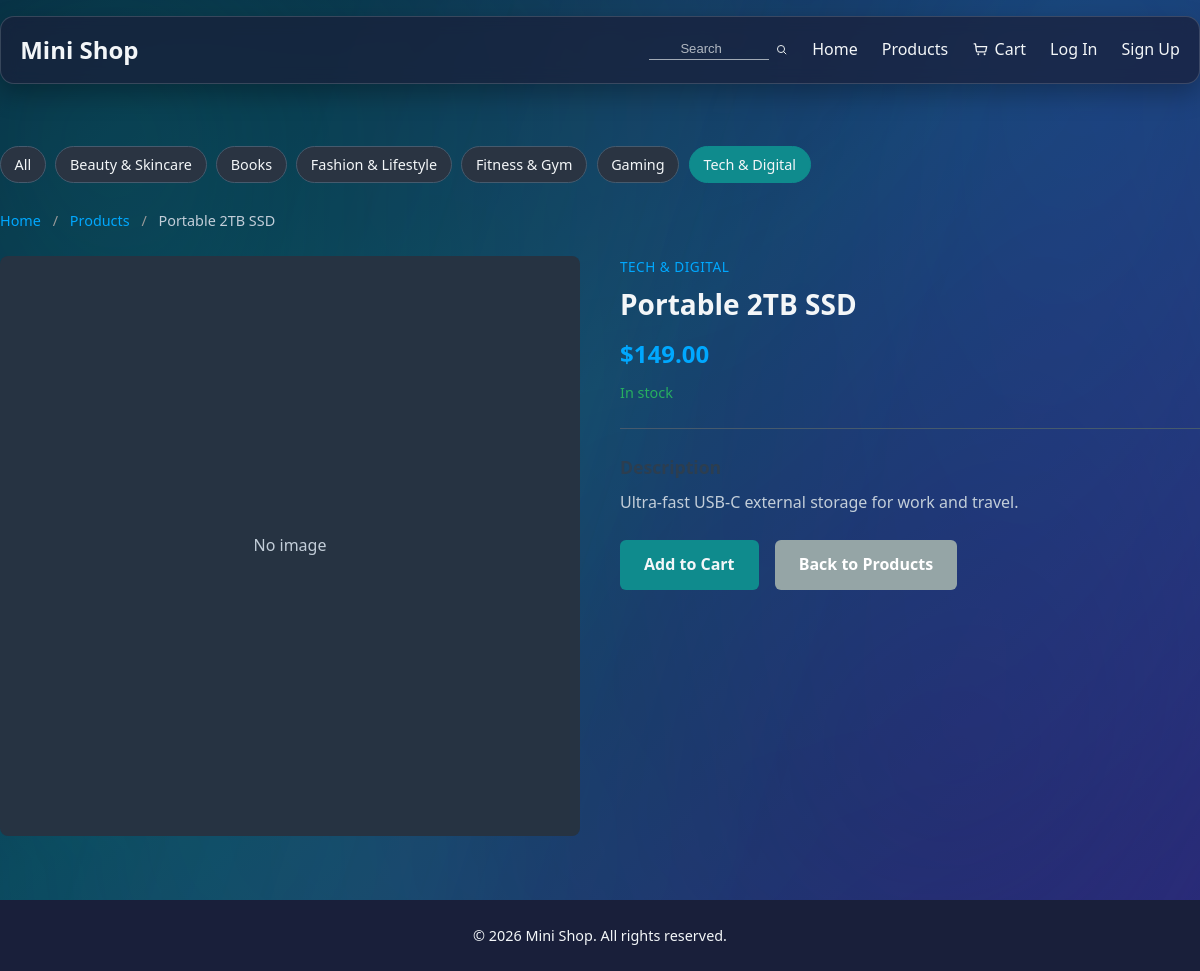
Page /products/portable-2tb-ssd/ on the committed database.
### products/models.py (models this page shows, shortened)
class Category(models.Model):
    name = models.CharField(max_length=100)
    slug = models.SlugField(unique=True)
    class Meta:
        verbose_name_plural = 'Categories'

class Product(models.Model):
    name = models.CharField(max_length=200)
    slug = models.SlugField(unique=True)
    description = models.TextField(blank=True)
    price = models.DecimalField(max_digits=10, decimal_places=2)
    image = models.ImageField(upload_to='products/', blank=True, null=True)
    category = models.ForeignKey(
        Category, on_delete=models.SET_NULL, null=True, blank=True, related_name='products'
    )
    in_stock = models.BooleanField(default=True)
    is_bestseller = models.BooleanField(default=False)
    created_at = models.DateTimeField(auto_now_add=True)
    updated_at = models.DateTimeField(auto_now=True)
    class Meta:
        ordering = ['-created_at']

### products/views.py (the view)
# urls.py: path('<slug:slug>/', views.product_detail, name='product_detail'),
def product_detail(request, slug):
    product = get_object_or_404(Product, slug=slug)
    categories = Category.objects.filter(products__isnull=False).distinct().order_by("name")
    return render(request, "product.html", {"product": product, "categories": categories})

### cart/context_processors.py (called while the page is built)
def cart_count(request):
    cart = request.session.get('cart') or {}
    total_items = sum(cart.values())
    cart_bounce = request.session.pop('cart_bounce', False)
    return {
        'cart_item_count': total_items,
        'cart_bounce': cart_bounce,
    }

### templates/product.html (shortened to what this page needs)
{% extends 'base.html' %}
{% load static %}
{% block content %}
<div class="container product-detail">
    <div class="category-strip" aria-label="Product categories">
        <a href="{% url 'products:product_list' %}" class="category-chip">All</a>
        {% for category in categories %}
            <a href="{% url 'products:product_list' %}?category={{ category.slug }}" class="category-chip {% if product.category and product.category.slug == category.slug %}active{% endif %}">
                {{ category.name }}
            </a>
        {% endfor %}
    </div>
    <nav class="breadcrumb">
        <a href="{% url 'core:home' %}">Home</a>
        <span class="sep">/</span>
        <a href="{% url 'products:product_list' %}">Products</a>
        <span class="sep">/</span>
        <span>{{ product.name }}</span>
    </nav>
    <div class="product-detail-grid">
        <div class="product-image">
            {% if product.image %}
                <img src="{{ product.image.url }}" alt="{{ product.name }}">
            {% else %}
                <div class="product-image-placeholder">
                    <span>No image</span>
                </div>
            {% endif %}
        </div>
        <div class="product-info">
            {% if product.category %}
                <p class="product-category">{{ product.category.name }}</p>
            {% endif %}
            <h1 class="product-title">{{ product.name }}</h1>
            <p class="product-price">${{ product.price }}</p>
            {% if product.in_stock %}
                <p class="stock in-stock">In stock</p>
            {% else %}
                <p class="stock out-of-stock">Out of stock</p>
            {% endif %}
            {% if product.description %}
                <div class="product-description">
                    <h2>Description</h2>
                    <p>{{ product.description|linebreaks }}</p>
                </div>
            {% endif %}
            {% if product.in_stock %}
                <a href="{% url 'cart:add_to_cart' product.id %}" class="btn btn-primary">Add to Cart</a>
            {% endif %}
            <a href="{% url 'products:product_list' %}" class="btn btn-secondary">Back to Products</a>
        </div>
    </div>
</div>
{% endblock %}

### rows in the picture
Category: name "Beauty & Skincare"
Category: name "Books"
Category: name "Fashion & Lifestyle"
Category: name "Fitness & Gym"
Category: name "Gaming"
Category: name "Tech & Digital"
Product: name "Portable 2TB SSD", category.name "TECH & DIGITAL", price "149.00", description "Ultra-fast USB-C external storage for work and travel."
